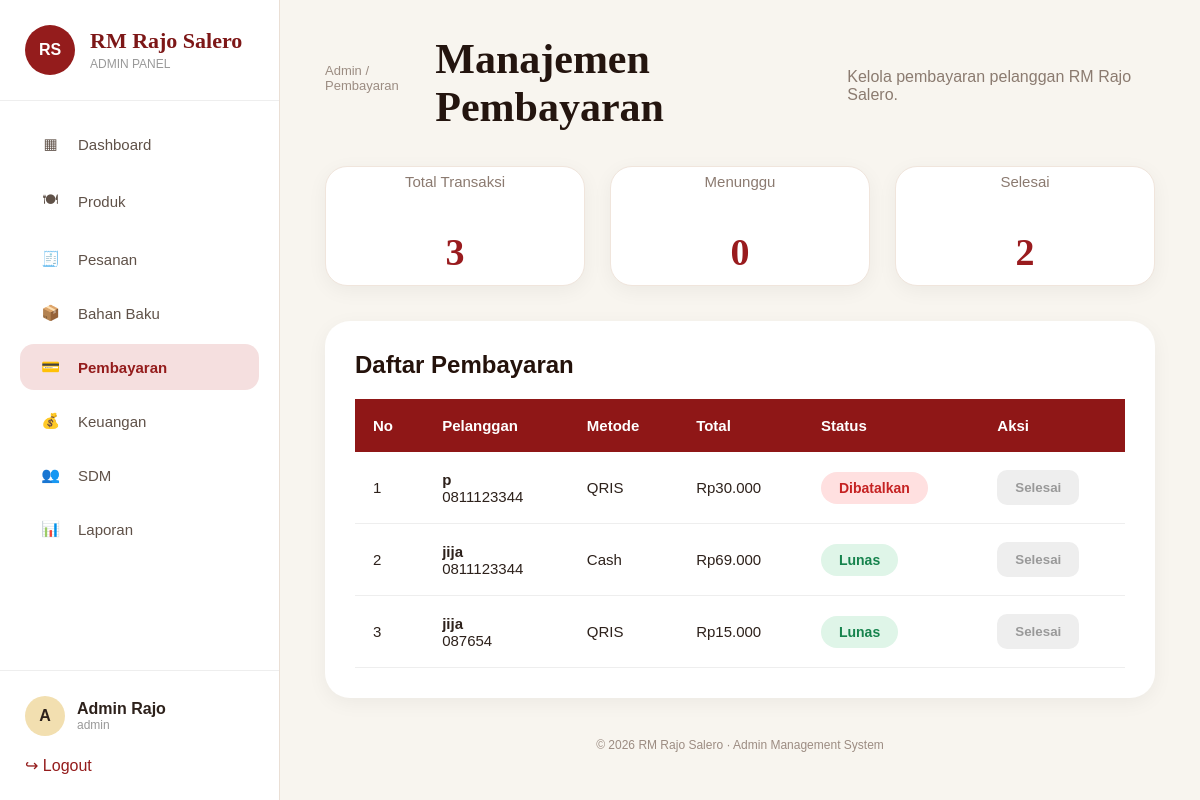
/admin/pembayaran.php (signed in), run on the app's committed database.
### tables this page shows
CREATE TABLE `pesanan` (
  `id` int(11) NOT NULL,
  `nama_pelanggan` varchar(100) DEFAULT NULL,
  `nomor_hp` varchar(20) DEFAULT NULL,
  `alamat` text DEFAULT NULL,
  `total_harga` int(11) DEFAULT NULL,
  `status` enum('Menunggu','Diproses','Selesai','Dibatalkan') DEFAULT 'Menunggu',
  `metode_pembayaran` varchar(50) DEFAULT NULL,
  `created_at` timestamp NOT NULL DEFAULT current_timestamp()
);

### admin/pembayaran.php (the view, shortened to what this page needs)
<?php
require_once 'database.php';
$total = mysqli_fetch_assoc(
    mysqli_query($conn,"
    SELECT COUNT(*) total
    FROM pesanan
    ")
)['total'];
$menunggu = mysqli_fetch_assoc(
    mysqli_query($conn,"
    SELECT COUNT(*) total
    FROM pesanan
    WHERE status='Menunggu'
    ")
)['total'];
$selesai = mysqli_fetch_assoc(
    mysqli_query($conn,"
    SELECT COUNT(*) total
    FROM pesanan
    WHERE status='Selesai'
    ")
)['total'];
$data = mysqli_query(
    $conn,
    "
    SELECT * FROM pesanan
    ORDER BY created_at DESC
    "
);
?>
<!DOCTYPE html>
<html lang="id">
<head>
<link rel="stylesheet" href="dashboard.css">
<link rel="stylesheet" href="pembayaran.css">
</head>
<body>
<div class="admin-layout">
<?php include 'sidebar.php'; ?>
<main class="main-content">
<header class="topbar">
<p class="breadcrumb">
Admin / Pembayaran
</p>
<h1>
Manajemen Pembayaran
</h1>
<p class="welcome">
Kelola pembayaran pelanggan RM Rajo Salero.
</p>
</header>
<section class="summary-grid">
<div class="summary-card">
<span>
Total Transaksi
</span>
<strong>
<?= $total ?>
</strong>
</div>
<div class="summary-card">
<span>
Menunggu
</span>
<strong>
<?= $menunggu ?>
</strong>
</div>
<div class="summary-card">
<span>
Selesai
</span>
<strong>
<?= $selesai ?>
</strong>
</div>
</section>
<section class="table-wrapper">
<div class="table-header">
<h2>
Daftar Pembayaran
</h2>
</div>
<table class="payment-table">
<thead>
<tr>
<th>No</th>
<th>Pelanggan</th>
<th>Metode</th>
<th>Total</th>
<th>Status</th>
<th>Aksi</th>
</tr>
</thead>
<tbody>
<?php
$no=1;
while($row=mysqli_fetch_assoc($data)):
?>
<tr>
<td>
<?= $no++; ?>
</td>
<td>
<b>
<?= htmlspecialchars($row['nama_pelanggan']); ?>
</b>
<br>
<?= $row['nomor_hp']; ?>
</td>
<td>
<?= $row['metode_pembayaran']; ?>
</td>
<td>
Rp<?= number_format($row['total_harga'],0,',','.'); ?>
</td>
<td>
<?php if($row['status']=="Selesai"): ?>
<span class="status-lunas">
Lunas
</span>
<?php elseif($row['status']=="Menunggu"): ?>
<span class="status-menunggu">
Menunggu
</span>
<?php else: ?>
<span class="status-batal">
Dibatalkan
</span>
<?php endif; ?>
</td>
<td>
<?php if($row['status']=="Menunggu"): ?>
<a
href="konfirmasi_bayar.php?id=<?= $row['id']; ?>"
class="btn-konfirmasi">
Konfirmasi
</a>
<?php else: ?>
<button class="btn-disabled">
Selesai
</button>
<?php endif; ?>
</td>
</tr>
<?php endwhile; ?>
</tbody>
</table>
</section>
<footer class="admin-footer">
© 2026 RM Rajo Salero · Admin Management System
</footer>
</main>
</div>
</body>
</html>

### admin/dashboard.css (style rules this page uses)
.admin-layout { display:flex; }
.main-content { margin-left:280px; width:calc(100% - 280px); padding:35px 45px; }
* { margin:0; padding:0; box-sizing:border-box; }
body { background:#f8f5ef; color:#2d211b; font-family:'Montserrat', sans-serif; }
.admin-layout { display:flex; min-height:100vh; }
.main-content { flex:1; padding:35px 45px; }
.topbar { display:flex; justify-content:space-between; align-items:center; margin-bottom:35px; }
.breadcrumb { color:#9b8c82; font-size:13px; margin-bottom:10px; }
.topbar h1 { font-family:'Cormorant Garamond',serif; font-size:42px; color:#24150f; }
.welcome { color:#8b7b70; margin-top:5px; }
.summary-grid { display:grid; grid-template-columns:repeat(4,1fr); gap:22px; margin-bottom:35px; }
.summary-card { background:#fff; border-radius:20px; padding:25px; display:flex; align-items:center; gap:20px; border:1px solid #eadfd5; position:relative; overflow:hidden; }
.summary-card:before { content:""; position:absolute; left:0; top:0; height:100%; width:5px; }
.summary-card span { font-size:14px; color:#8f8178; }
.summary-card strong { display:block; font-size:27px; margin:5px 0; color:#1f1a17; }
.admin-footer { text-align:center; margin-top:40px; color:#9c8c82; font-size:12px; }

### admin/pembayaran.css (style rules this page uses)
.payment-table { width:100%; border-collapse:collapse; margin-top:20px; }
.payment-table thead { background:#8f1717; color:white; }
.payment-table th { padding:18px; text-align:left; font-size:15px; }
.payment-table td { padding:18px; border-bottom:1px solid #eee; font-size:15px; }
.payment-table thead th { background:#8f1717; color:white; }
.status-lunas { background:#dff5e8; color:#16834d; padding:8px 18px; border-radius:20px; font-size:14px; font-weight:600; }
.status-batal { background:#ffe0e0; color:#c52222; padding:8px 18px; border-radius:20px; font-size:14px; font-weight:600; }
.btn-disabled { border:none; background:#eee; color:#999; padding:10px 18px; border-radius:10px; font-weight:600; }
.table-wrapper { background:white; border-radius:25px; padding:30px; margin-top:30px; box-shadow:0 5px 20px rgba(0,0,0,0.05); }
.table-header { display:flex; justify-content:space-between; align-items:center; }
.table-header h2 { font-size:24px; margin:0; color:#24120b; }
.summary-grid { display:grid; grid-template-columns:repeat(3,1fr); gap:25px; margin-top:35px; }
.summary-card { background:white; border-radius:22px; padding:28px 32px; height:120px; display:flex; flex-direction:column; justify-content:center; box-shadow:0 5px 20px rgba(0,0,0,0.05); border:1px solid #f0e5dc; }
.summary-card span { font-size:15px; color:#8b7a70; margin-bottom:15px; }
.summary-card strong { font-size:38px; color:#991b1e; font-family:Georgia, serif; font-weight:700; }

### data on the page
pesanan: nama_pelanggan "p", nomor_hp "0811123344", metode_pembayaran "QRIS", total_harga "30.000", status "Dibatalkan"
pesanan: nama_pelanggan "jija", nomor_hp "0811123344", metode_pembayaran "Cash", total_harga "69.000", status "Lunas"
pesanan: nama_pelanggan "jija", nomor_hp "087654", metode_pembayaran "QRIS", total_harga "15.000", status "Lunas"

### other printed values
substr($admin_name, 0, 1) "A"
$admin_name "Admin Rajo"
$admin_username "admin"
$total "3"
$menunggu "0"
$selesai "2"
